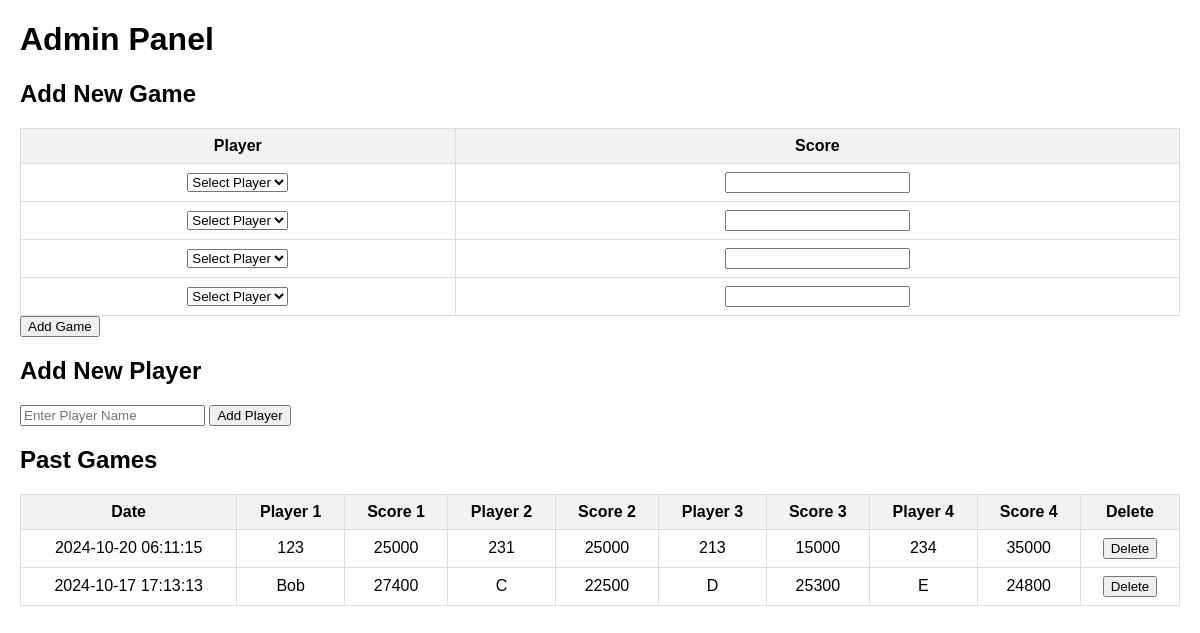
Before: /admin (signed in) with the older database file.
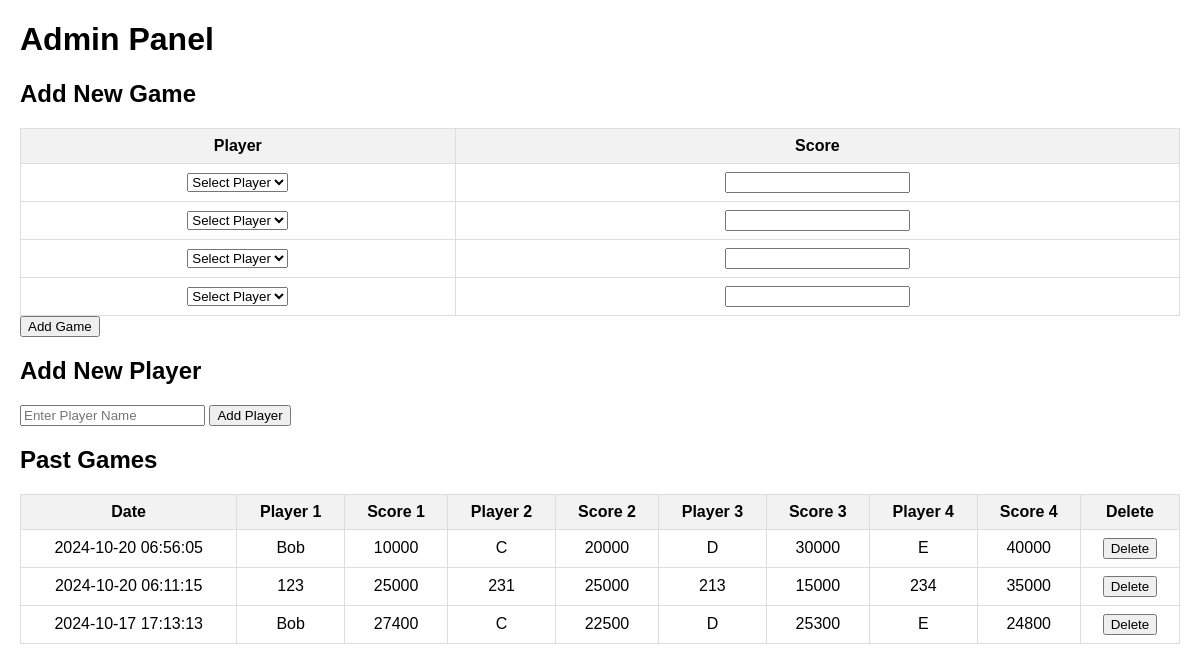
After: the same page with the newer database file.
### tables this page shows
CREATE TABLE games (
    game_id INTEGER PRIMARY KEY AUTOINCREMENT,
    player1 TEXT NOT NULL,
    player2 TEXT NOT NULL,
    player3 TEXT NOT NULL,
    player4 TEXT NOT NULL,
    raw_score1 INTEGER NOT NULL,
    raw_score2 INTEGER NOT NULL,
    raw_score3 INTEGER NOT NULL,
    raw_score4 INTEGER NOT NULL,
    final_score1 INTEGER NOT NULL,
    final_score2 INTEGER NOT NULL,
    final_score3 INTEGER NOT NULL,
    final_score4 INTEGER NOT NULL,
    game_date TIMESTAMP DEFAULT CURRENT_TIMESTAMP
);

### app.py (the view, shortened to what this page needs)
@app.route("/admin", methods=["GET", "POST"])
def admin_page():
    if not session.get("is_admin"):
        flash("Admin access required.", "danger")
        return redirect(url_for("admin_login"))
    conn = get_db_connection()
    cursor = conn.cursor()
    cursor.execute("SELECT * FROM players ORDER BY name")
    players = cursor.fetchall()
    cursor.execute("SELECT game_id, game_date, player1, player2, player3, player4, raw_score1, raw_score2, raw_score3, raw_score4 FROM games ORDER BY game_date DESC")
    games = cursor.fetchall()
    conn.close()
    return render_template("admin_dashboard.html", players=players, games=games)

### app.py (called while the page is built)
def get_db_connection():
    conn = sqlite3.connect('mahjong.db')
    conn.row_factory = sqlite3.Row  # Return rows as dictionaries
    return conn

### templates/admin_dashboard.html (shortened to what this page needs)
<!DOCTYPE html>
<html lang="en">
<head>
</head>
<body>
    <h1>Admin Panel</h1>
    <div class="form-section">
        <h2>Add New Game</h2>
        <form method="POST">
            <table>
                <tr>
                    <th>Player</th>
                    <th>Score</th>
                </tr>
                {% for i in range(1, 5) %}
                <tr>
                    <td>
                        <select name="player{{ i }}" required>
                            <option value="" disabled selected>Select Player</option>
                        </select>
                    </td>
                    <td>
                        <input type="number" name="score{{ i }}" required>
                    </td>
                </tr>
                {% endfor %}
            </table>
            <button type="submit" name="add_game">Add Game</button>
        </form>
    </div>
    <div class="form-section">
        <h2>Add New Player</h2>
        <form method="POST">
            <input type="text" name="player_name" placeholder="Enter Player Name" required>
            <button type="submit" name="add_player">Add Player</button>
        </form>
    </div>
    <div class="form-section">
        <h2>Past Games</h2>
        <table>
            <tr>
                <th>Date</th>
                <th>Player 1</th>
                <th>Score 1</th>
                <th>Player 2</th>
                <th>Score 2</th>
                <th>Player 3</th>
                <th>Score 3</th>
                <th>Player 4</th>
                <th>Score 4</th>
                <th>Delete</th>
            </tr>
            {% for game in games %}
            <tr>
                <td>{{ game['game_date'] }}</td>
                <td>{{ game['player1'] }}</td>
                <td>{{ game['raw_score1'] }}</td>
                <td>{{ game['player2'] }}</td>
                <td>{{ game['raw_score2'] }}</td>
                <td>{{ game['player3'] }}</td>
                <td>{{ game['raw_score3'] }}</td>
                <td>{{ game['player4'] }}</td>
                <td>{{ game['raw_score4'] }}</td>
                <td>
                    <form method="POST" style="display: inline;">
                        <button type="submit" name="delete_game">Delete</button>
                    </form>
                </td>
            </tr>
            {% endfor %}
        </table>
    </div>
</body>
</html>

Changed rows visible on the page:
added games: game_date "2024-10-20 06:56:05", player1 "Bob", raw_score1 "10000", player2 "C", raw_score2 "20000", player3 "D", raw_score3 "30000", player4 "E", raw_score4 "40000"
